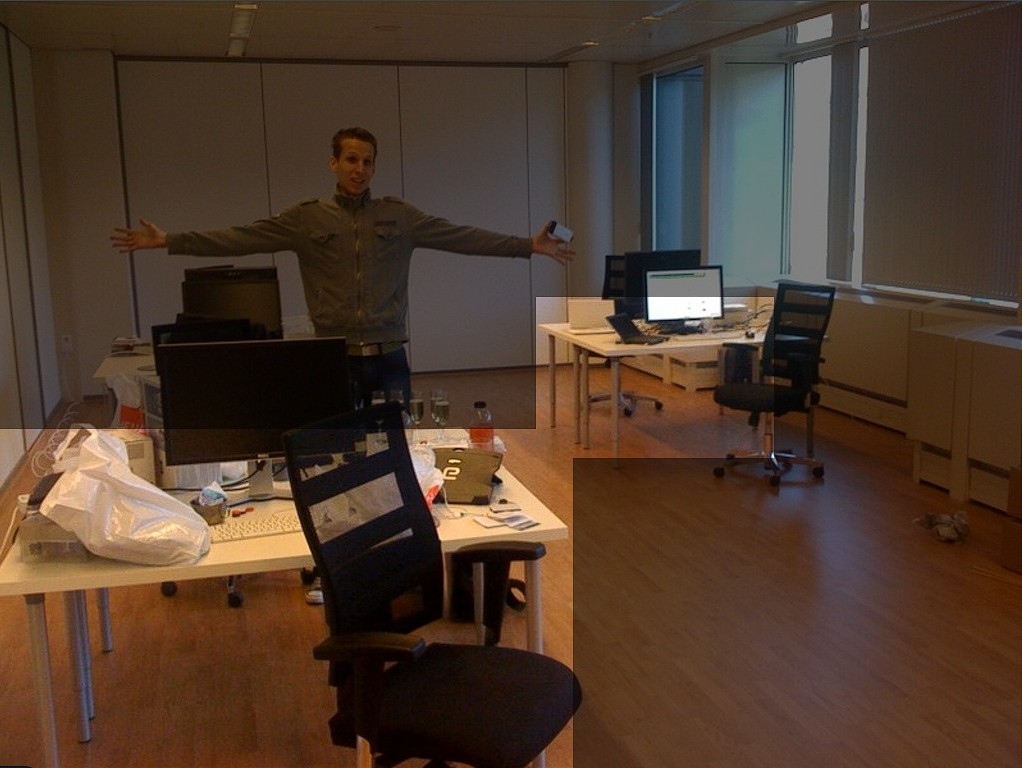
#> input picture i212705_CV_A2/test.jpg, 1022 x 768 px, given as the content of the folder dataset, which was not available
$ jupyter execute --allow-errors Computer_Vision_Project.ipynb   (shell and % lines are left out)   (text cells are left out)
#> lines starting #> are read from the running program, lines starting #| are printed output that depends on the picture; pictures that were not available may be replaced by others from this repository, and a replacement may not be noted
[cell 1]
# from google.colab import drive
# drive.mount('/content/drive')
# drive.mount("/content/drive", force_remount=True)

[cell 2]
import os
import cv2
import torch
import time
import random
import warnings
import numpy as np
import pandas as pd
from PIL import Image
from ultralytics import YOLO
import matplotlib.pyplot as plt
from collections import Counter
from torchvision import transforms
from torch.utils.data import Dataset,DataLoader
from sklearn.preprocessing import LabelEncoder

#> (the rest of this cell did not finish here and is left out)

[cell 3]
# base_dir='/content/drive/MyDrive/CV_Dataset'
# save_dir='/content/cropped_dataset'
# yolov8_detections='/content/yolo_detections'

base_dir='dataset'
save_dir='cropped_dataset'
yolov8_detections='yolo_detections_V8'
yolov9_detections='yolo_detections_V9'
yolov10_detections="yolo_detections_V10"
yolov11_detections="yolo_detections_V11"

encoder=LabelEncoder()
file_paths=os.listdir(base_dir)
file_paths=[i for i in file_paths if ".zip" not in i]
random.shuffle(file_paths)
# unique_names=[i.split('_')[0] for i in file_paths]
unique_names=[]
for i in file_paths:
    i=i.split('_')
    name=''
    if len(i)==3:
        name=i[0]+i[1]
    else:
        name=i[0]
    unique_names.append(name)
unique_names=list(set(unique_names))
max_name_length = max(len(name) for name in unique_names)
encoded_names=encoder.fit_transform(unique_names)

[cell 4]
print("Total Dataset : ",len(file_paths)//2," Student Card Images (Front and Back)")

[cell 5]
print('---Name---     ---Label---')
name_to_label={}
label_to_name={}
for name,label in zip(unique_names,encoded_names):
    print(f" {name:<{max_name_length}}        {label}")
    name_to_label[name]=label
    label_to_name[label]=name

#> (a cell that did not finish here is left out)

[cell 7]
file_paths

[cell 8]
fig, axes = plt.subplots(4, 3, figsize=(15, 10))
for i, file_path in enumerate(file_paths):
    col = i // 2
    row = i % 2

    img = cv2.imread(os.path.join(base_dir, file_path))
#> img is the input picture: shape (768, 1022, 3); mean B, G, R 44.4, 58.8, 79.2
    img = cv2.cvtColor(img, cv2.COLOR_BGR2RGB)

    resized_img = cv2.resize(img, (800, 1280))
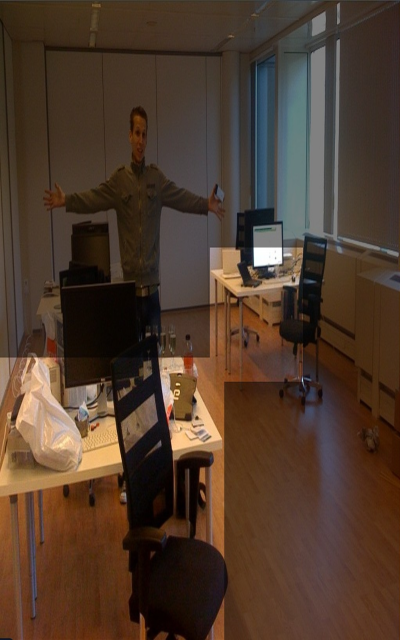
#> resized_img: shape (1280, 800, 3) (shown at 1/2 size); mean R, G, B 79.1, 58.7, 44.3

    center_y = resized_img.shape[0] // 2
#> center_y = 640
    center_x = resized_img.shape[1] // 2
#> center_x = 400

    start_y = center_y - 250
#> start_y = 390
    end_y = center_y + 200
#> end_y = 840
    start_x = center_x - 220
#> start_x = 180
    end_x = center_x + 220
#> end_x = 620

    cropped_img = resized_img[start_y:end_y, start_x:end_x]
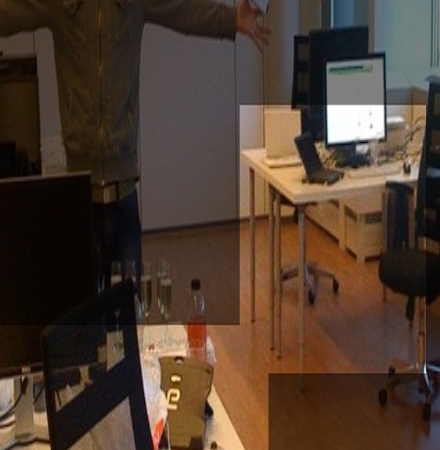
#> cropped_img: shape (450, 440, 3); mean R, G, B 79.1, 60.8, 48.1
    if i<6:
      axes[row, col].imshow(resized_img)
      axes[row+2,col].imshow(cropped_img)
      axes[row, col].axis('off')
      axes[row+2, col].axis('off')

      axes[row, col].set_title(file_path)
      axes[row+2, col].set_title(file_path)

    cv2.imwrite(os.path.join(save_dir,file_path),cropped_img)

plt.tight_layout()  # Adjust spacing between subplots
plt.show()  # Display the plot
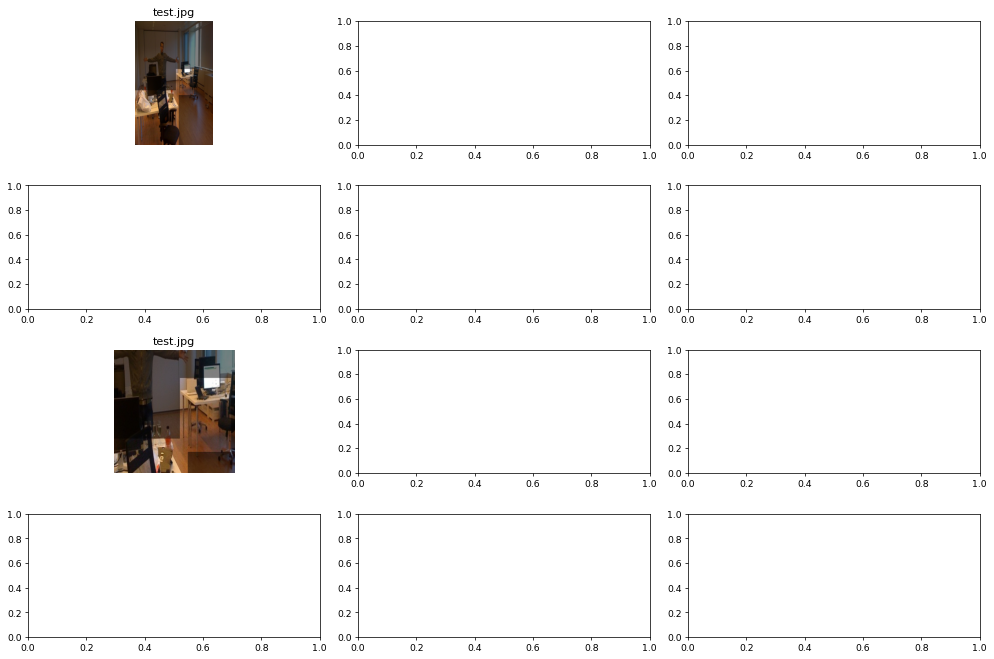
#> figure drawn by matplotlib, 2 panels

#> (a cell that did not finish here is left out)

[cell 10]
detection_times = []

fig, axes = plt.subplots(4, 3, figsize=(15, 10))
#> (the rest of this cell did not finish here and is left out)

[cell 11]
model_names = ["YOLO V8", "YOLO V9", "YOLO V10", "YOLO V11"]  # Names for reference

plt.figure(figsize=(10, 6))
#> (the rest of this cell did not finish here and is left out)

[cell 12]
train_paths=[yolov8_detections+'/'+i for i in os.listdir(yolov8_detections) if 'front' in i or 'Front' in i]
train_paths.extend(train_paths)
test_paths=[yolov8_detections+'/'+i for i in os.listdir(yolov8_detections) if 'back' in i or 'Back' in i]

train_labels=[]
for i in train_paths:
    i=i.split('/')[-1].split('_')
    if len(i)>2:
        i=i[0]+i[1]
    else:
        i=i[0]
    train_labels.append(name_to_label[i])
test_labels=[]
for i in test_paths:
    i=i.split('/')[-1].split('_')
    if len(i)>2:
        i=i[0]+i[1]
    else:
        i=i[0]
    test_labels.append(name_to_label[i])
